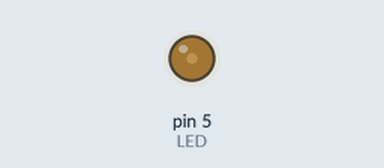
Bench run of a sketch on a simulated Arduino Uno, built with avr-gcc and run on an emulated ATmega328P. On the bench: output pins drawn as LEDs (lit = HIGH). What the sketch prints to the serial monitor is not drawn.

Above: at 0.15 s.
At 27.93 s:
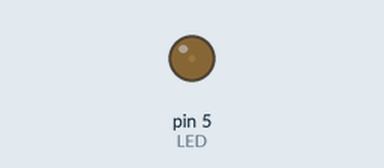
Timing chart, 0 to 40.0 s (numbered marks = the images above):
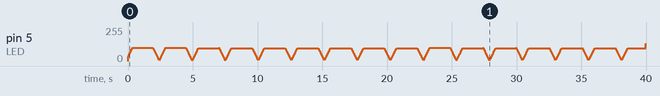

The sketch:

Golven.ino
```cpp
#include <TimerOne.h>

#define LED 5
volatile long int helderheid = 30;
volatile boolean optellen = true;

void setup() {
  Timer1.initialize(5000);
  Timer1.attachInterrupt(timerIsr);
  Serial.begin(9600);
}

void loop() {
  analogWrite(LED,helderheid); //laat het led branden met de meegegeven helderheid
  Serial.println(helderheid); //print helderheid
}

void timerIsr() {
  if (helderheid <= 0 || helderheid >= 255) optellen = !optellen;
  if (optellen) helderheid++;
  if (!optellen) helderheid--;
}
```
